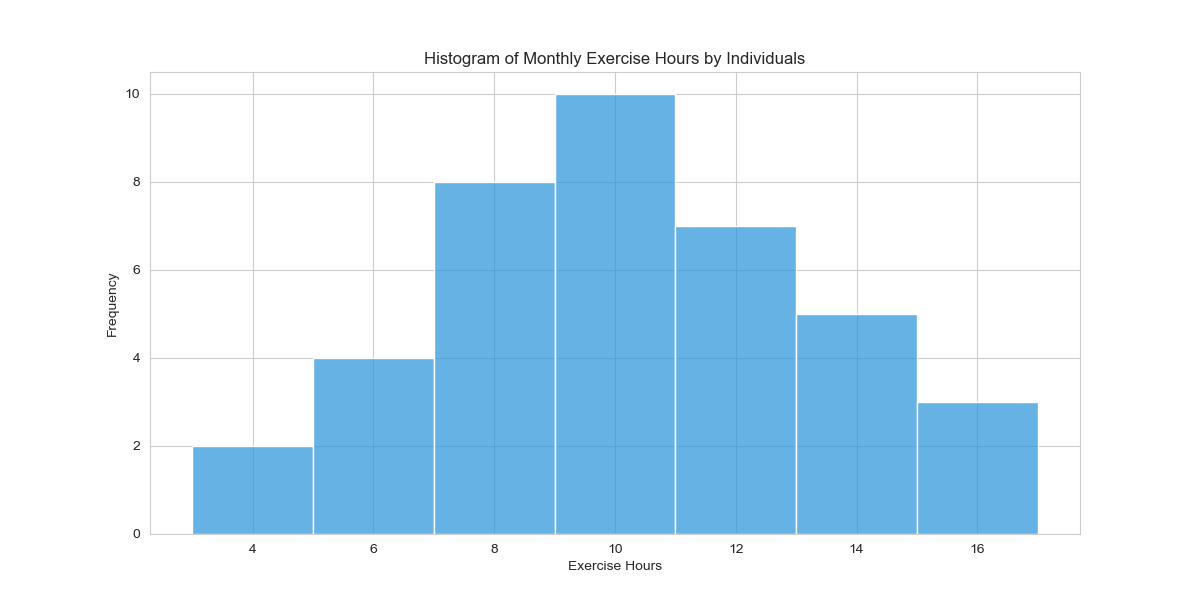

Here is the Python script that generated this plot:

import seaborn as sns
import matplotlib.pyplot as plt
import pandas as pd

data = {
    'ExerciseHours': [
        4, 7, 10, 15, 9, 6, 8, 12, 5, 14, 11, 3, 13, 7, 10, 16, 9, 8, 11, 7, 
        15, 10, 12, 9, 13, 6, 14, 8, 11, 10, 5, 7, 12, 9, 13, 10, 8, 11, 9
    ]
}
df = pd.DataFrame(data)

sns.set_style('whitegrid')

plt.figure(figsize=(12, 6))
sns.histplot(data=df, x="ExerciseHours", color="#3498db", binwidth=2)

plt.title('Histogram of Monthly Exercise Hours by Individuals')
plt.xlabel('Exercise Hours')
plt.ylabel('Frequency')

plt.show()
